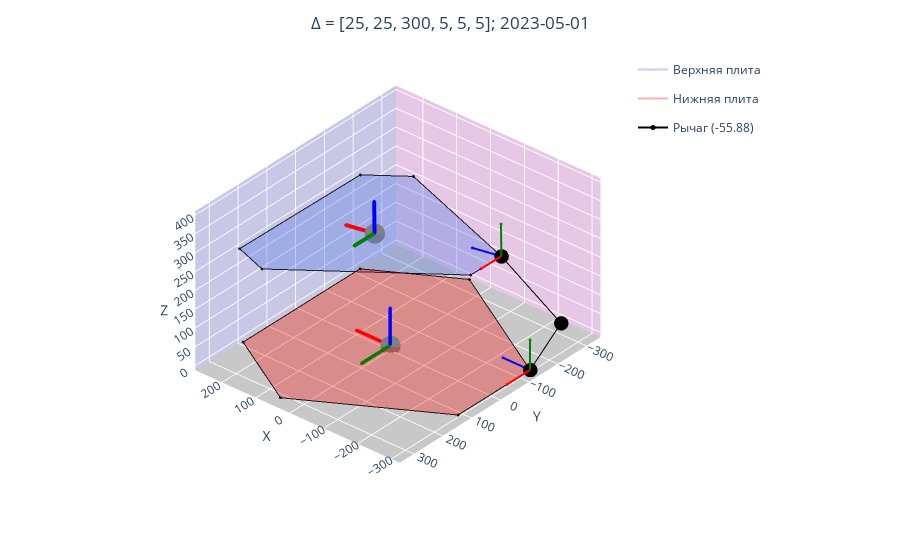

Here is the notebook cell this chart was saved with:
### Markdown cell above
В '3. Transfer_matrix.ipynb' мы нашли точки пересечения тяг и рычагов. Теперь мы найдём углы **нижних** шаровых опор тяг.

Отрисуем предыдущий результат:

### Code cell
lower_points, upper_points, move_upper_CS, global_coordinate_system_upper_plate, local_coordinate_system_lower_point, local_coordinate_system_upper_point, arm_angle, global_cross_coordinates, matrix_move_lower_plate, local_cross_coordinates, matrix_move_upper_plate = main_for_4(
    25, 25, 300, 5, 5, 5)

fig = go.Figure()

graph = Graph(fig, lower_points, upper_points, move_upper_CS)
graph.upper_plate()
graph.lower_plate()

graph.coordinate_system(global_coordinate_system_upper_plate, 7, 1)
graph.coordinate_system_lower_plate()

counter = 1

for i in range(counter):
    graph.coordinate_system(local_coordinate_system_lower_point[i], i)
    graph.coordinate_system(local_coordinate_system_upper_point[i], i)
    graph.legs(i, f"group{i}", arm_angle, global_cross_coordinates)

graph.title()
graph.decor()

fig.show()

### Figure 1 — Plotly figure (JSON) as saved in the notebook; plotly's stock layout.template omitted (floating-point values rounded to 4 significant figures)
{"data": [{"legendgroup": "group7", "marker": {"color": "royalblue", "colorscale": [[0, "#440154"], [0.1111, "#482878"], [0.2222, "#3e4989"], [0.3333, "#31688e"], [0.4444, "#26828e"], [0.5556, "#1f9e89"], [0.6667, "#35b779"], [0.7778, "#6ece58"], [0.8889, "#b5de2b"], [1, "#fde725"]], "size": 1}, "name": "Верхняя плита", "opacity": 0.3, "showlegend": true, "surfaceaxis": 2, "type": "scatter3d", "x": [-274.5, 151.5, 249.4, 208.4, 100.1, -284.9, -274.5], "y": [-63.48, -258.8, -189.5, 278.3, 328.0, 55.53, -63.48], "z": [318.6, 264.1, 261.5, 306.1, 319.9, 329.9, 318.6]}, {"legendgroup": "group7", "marker": {"color": "black", "colorscale": [[0, "#440154"], [0.1111, "#482878"], [0.2222, "#3e4989"], [0.3333, "#31688e"], [0.4444, "#26828e"], [0.5556, "#1f9e89"], [0.6667, "#35b779"], [0.7778, "#6ece58"], [0.8889, "#b5de2b"], [1, "#fde725"]], "size": 1}, "opacity": 0.8, "showlegend": false, "surfaceaxis": -1, "type": "scatter3d", "x": [-274.5, 151.5, 249.4, 208.4, 100.1, -284.9, -274.5], "y": [-63.48, -258.8, -189.5, 278.3, 328.0, 55.53, -63.48], "z": [318.6, 264.1, 261.5, 306.1, 319.9, 329.9, 318.6]}, {"legendgroup": "group8", "marker": {"color": "red", "colorscale": [[0, "#440154"], [0.1111, "#482878"], [0.2222, "#3e4989"], [0.3333, "#31688e"], [0.4444, "#26828e"], [0.5556, "#1f9e89"], [0.6667, "#35b779"], [0.7778, "#6ece58"], [0.8889, "#b5de2b"], [1, "#fde725"]], "size": 1}, "name": "Нижняя плита", "opacity": 0.3, "showlegend": true, "surfaceaxis": 2, "type": "scatter3d", "x": [-307, 45.25, 261.8, 261.8, 45.25, -307, -307], "y": [-125, -328.4, -203.4, 203.4, 328.4, 125, -125], "z": [0, 0, 0, 0, 0, 0, 0]}, {"legendgroup": "group8", "marker": {"color": "black", "colorscale": [[0, "#440154"], [0.1111, "#482878"], [0.2222, "#3e4989"], [0.3333, "#31688e"], [0.4444, "#26828e"], [0.5556, "#1f9e89"], [0.6667, "#35b779"], [0.7778, "#6ece58"], [0.8889, "#b5de2b"], [1, "#fde725"]], "size": 1}, "opacity": 0.8, "showlegend": false, "surfaceaxis": -1, "type": "scatter3d", "x": [-307, 45.25, 261.8, 261.8, 45.25, -307, -307], "y": [-125, -328.4, -203.4, 203.4, 328.4, 125, -125], "z": [0, 0, 0, 0, 0, 0, 0]}, {"legendgroup": "group7", "marker": {"color": "gray", "colorscale": [[0, "#440154"], [0.1111, "#482878"], [0.2222, "#3e4989"], [0.3333, "#31688e"], [0.4444, "#26828e"], [0.5556, "#1f9e89"], [0.6667, "#35b779"], [0.7778, "#6ece58"], [0.8889, "#b5de2b"], [1, "#fde725"]], "size": 7}, "opacity": 1, "showlegend": false, "type": "scatter3d", "x": [25], "y": [25], "z": [300]}, {"legendgroup": "group7", "line": {"width": 8}, "marker": {"color": "red", "colorscale": [[0, "#440154"], [0.1111, "#482878"], [0.2222, "#3e4989"], [0.3333, "#31688e"], [0.4444, "#26828e"], [0.5556, "#1f9e89"], [0.6667, "#35b779"], [0.7778, "#6ece58"], [0.8889, "#b5de2b"], [1, "#fde725"]], "size": 1}, "opacity": 1, "showlegend": false, "type": "scatter3d", "x": [25, 104.4], "y": [25, 32.55], "z": [300, 293.7]}, {"legendgroup": "group7", "line": {"width": 8}, "marker": {"color": "green", "colorscale": [[0, "#440154"], [0.1111, "#482878"], [0.2222, "#3e4989"], [0.3333, "#31688e"], [0.4444, "#26828e"], [0.5556, "#1f9e89"], [0.6667, "#35b779"], [0.7778, "#6ece58"], [0.8889, "#b5de2b"], [1, "#fde725"]], "size": 1}, "opacity": 1, "showlegend": false, "type": "scatter3d", "x": [25, 18.05], "y": [25, 104.3], "z": [300, 307.6]}, {"legendgroup": "group7", "line": {"width": 8}, "marker": {"color": "blue", "colorscale": [[0, "#440154"], [0.1111, "#482878"], [0.2222, "#3e4989"], [0.3333, "#31688e"], [0.4444, "#26828e"], [0.5556, "#1f9e89"], [0.6667, "#35b779"], [0.7778, "#6ece58"], [0.8889, "#b5de2b"], [1, "#fde725"]], "size": 1}, "opacity": 1, "showlegend": false, "type": "scatter3d", "x": [25, 31.97], "y": [25, 18.05], "z": [300, 379.4]}, {"legendgroup": "group8", "line": {"width": 7}, "marker": {"color": "red", "colorscale": [[0, "#440154"], [0.1111, "#482878"], [0.2222, "#3e4989"], [0.3333, "#31688e"], [0.4444, "#26828e"], [0.5556, "#1f9e89"], [0.6667, "#35b779"], [0.7778, "#6ece58"], [0.8889, "#b5de2b"], [1, "#fde725"]], "size": 1}, "opacity": 1, "showlegend": false, "type": "scatter3d", "x": [0, 100], "y": [0, 0], "z": [0, 0]}, {"legendgroup": "group8", "line": {"width": 7}, "marker": {"color": "green", "colorscale": [[0, "#440154"], [0.1111, "#482878"], [0.2222, "#3e4989"], [0.3333, "#31688e"], [0.4444, "#26828e"], [0.5556, "#1f9e89"], [0.6667, "#35b779"], [0.7778, "#6ece58"], [0.8889, "#b5de2b"], [1, "#fde725"]], "size": 1}, "opacity": 1, "showlegend": false, "type": "scatter3d", "x": [0, 0], "y": [0, 100], "z": [0, 0]}, {"legendgroup": "group8", "line": {"width": 7}, "marker": {"color": "blue", "colorscale": [[0, "#440154"], [0.1111, "#482878"], [0.2222, "#3e4989"], [0.3333, "#31688e"], [0.4444, "#26828e"], [0.5556, "#1f9e89"], [0.6667, "#35b779"], [0.7778, "#6ece58"], [0.8889, "#b5de2b"], [1, "#fde725"]], "size": 1}, "opacity": 1, "showlegend": false, "type": "scatter3d", "x": [0, 0], "y": [0, 0], "z": [0, 100]}, {"legendgroup": "group8", "marker": {"color": "gray", "colorscale": [[0, "#440154"], [0.1111, "#482878"], [0.2222, "#3e4989"], [0.3333, "#31688e"], [0.4444, "#26828e"], [0.5556, "#1f9e89"], [0.6667, "#35b779"], [0.7778, "#6ece58"], [0.8889, "#b5de2b"], [1, "#fde725"]], "size": 7}, "opacity": 1, "showlegend": false, "type": "scatter3d", "x": [0], "y": [0], "z": [0]}, {"legendgroup": "group0", "marker": {"color": "gray", "colorscale": [[0, "#440154"], [0.1111, "#482878"], [0.2222, "#3e4989"], [0.3333, "#31688e"], [0.4444, "#26828e"], [0.5556, "#1f9e89"], [0.6667, "#35b779"], [0.7778, "#6ece58"], [0.8889, "#b5de2b"], [1, "#fde725"]], "size": 3}, "opacity": 1, "showlegend": false, "type": "scatter3d", "x": [-307], "y": [-125], "z": [0]}, {"legendgroup": "group0", "line": {"width": 4}, "marker": {"color": "red", "colorscale": [[0, "#440154"], [0.1111, "#482878"], [0.2222, "#3e4989"], [0.3333, "#31688e"], [0.4444, "#26828e"], [0.5556, "#1f9e89"], [0.6667, "#35b779"], [0.7778, "#6ece58"], [0.8889, "#b5de2b"], [1, "#fde725"]], "size": 1}, "opacity": 1, "showlegend": false, "type": "scatter3d", "x": [-307, -307], "y": [-125, -45], "z": [0, -4.899e-15]}, {"legendgroup": "group0", "line": {"width": 4}, "marker": {"color": "green", "colorscale": [[0, "#440154"], [0.1111, "#482878"], [0.2222, "#3e4989"], [0.3333, "#31688e"], [0.4444, "#26828e"], [0.5556, "#1f9e89"], [0.6667, "#35b779"], [0.7778, "#6ece58"], [0.8889, "#b5de2b"], [1, "#fde725"]], "size": 1}, "opacity": 1, "showlegend": false, "type": "scatter3d", "x": [-307, -307], "y": [-125, -125], "z": [0, 80]}, {"legendgroup": "group0", "line": {"width": 4}, "marker": {"color": "blue", "colorscale": [[0, "#440154"], [0.1111, "#482878"], [0.2222, "#3e4989"], [0.3333, "#31688e"], [0.4444, "#26828e"], [0.5556, "#1f9e89"], [0.6667, "#35b779"], [0.7778, "#6ece58"], [0.8889, "#b5de2b"], [1, "#fde725"]], "size": 1}, "opacity": 1, "showlegend": false, "type": "scatter3d", "x": [-307, -227], "y": [-125, -125], "z": [0, 4.899e-15]}, {"legendgroup": "group0", "marker": {"color": "gray", "colorscale": [[0, "#440154"], [0.1111, "#482878"], [0.2222, "#3e4989"], [0.3333, "#31688e"], [0.4444, "#26828e"], [0.5556, "#1f9e89"], [0.6667, "#35b779"], [0.7778, "#6ece58"], [0.8889, "#b5de2b"], [1, "#fde725"]], "size": 3}, "opacity": 1, "showlegend": false, "type": "scatter3d", "x": [-274.5], "y": [-63.48], "z": [318.6]}, {"legendgroup": "group0", "line": {"width": 4}, "marker": {"color": "red", "colorscale": [[0, "#440154"], [0.1111, "#482878"], [0.2222, "#3e4989"], [0.3333, "#31688e"], [0.4444, "#26828e"], [0.5556, "#1f9e89"], [0.6667, "#35b779"], [0.7778, "#6ece58"], [0.8889, "#b5de2b"], [1, "#fde725"]], "size": 1}, "opacity": 1, "showlegend": false, "type": "scatter3d", "x": [-274.5, -281.4], "y": [-63.48, 15.86], "z": [318.6, 326.1]}, {"legendgroup": "group0", "line": {"width": 4}, "marker": {"color": "green", "colorscale": [[0, "#440154"], [0.1111, "#482878"], [0.2222, "#3e4989"], [0.3333, "#31688e"], [0.4444, "#26828e"], [0.5556, "#1f9e89"], [0.6667, "#35b779"], [0.7778, "#6ece58"], [0.8889, "#b5de2b"], [1, "#fde725"]], "size": 1}, "opacity": 1, "showlegend": false, "type": "scatter3d", "x": [-274.5, -267.5], "y": [-63.48, -70.43], "z": [318.6, 398.0]}, {"legendgroup": "group0", "line": {"width": 4}, "marker": {"color": "blue", "colorscale": [[0, "#440154"], [0.1111, "#482878"], [0.2222, "#3e4989"], [0.3333, "#31688e"], [0.4444, "#26828e"], [0.5556, "#1f9e89"], [0.6667, "#35b779"], [0.7778, "#6ece58"], [0.8889, "#b5de2b"], [1, "#fde725"]], "size": 1}, "opacity": 1, "showlegend": false, "type": "scatter3d", "x": [-274.5, -195.1], "y": [-63.48, -55.93], "z": [318.6, 312.2]}, {"legendgroup": "group0", "line": {"width": 2}, "marker": {"color": "black", "colorscale": [[0, "#440154"], [0.1111, "#482878"], [0.2222, "#3e4989"], [0.3333, "#31688e"], [0.4444, "#26828e"], [0.5556, "#1f9e89"], [0.6667, "#35b779"], [0.7778, "#6ece58"], [0.8889, "#b5de2b"], [1, "#fde725"]], "size": 5}, "name": "Рычаг (-55.88)", "opacity": 1, "showlegend": true, "type": "scatter3d", "x": [-307, -307], "y": [-125, -232.6], "z": [0, 72.93]}, {"legendgroup": "group0", "line": {"width": 2}, "marker": {"color": "black", "colorscale": [[0, "#440154"], [0.1111, "#482878"], [0.2222, "#3e4989"], [0.3333, "#31688e"], [0.4444, "#26828e"], [0.5556, "#1f9e89"], [0.6667, "#35b779"], [0.7778, "#6ece58"], [0.8889, "#b5de2b"], [1, "#fde725"]], "size": 5}, "opacity": 1, "showlegend": false, "type": "scatter3d", "x": [-307, -274.5], "y": [-232.6, -63.48], "z": [72.93, 318.6]}], "layout": {"autosize": true, "legend": {"x": 0.7, "xanchor": "left", "y": 0.99, "yanchor": "top"}, "margin": {"b": 10, "l": 10, "r": 0, "t": 50}, "scene": {"camera": {"center": {"x": -0.3, "y": 0, "z": 0}, "eye": {"x": -2, "y": 2, "z": 1.65}, "projection": {"type": "orthographic"}}, "xaxis": {"backgroundcolor": "rgb(200, 200, 230)", "gridcolor": "white", "showbackground": true, "showspikes": false, "tickfont": {"size": 12}, "title": {"text": "X"}, "zerolinecolor": "white"}, "yaxis": {"backgroundcolor": "rgb(230, 200,230)", "gridcolor": "white", "showbackground": true, "showspikes": false, "tickfont": {"size": 12}, "title": {"text": "Y"}, "zerolinecolor": "white"}, "zaxis": {"backgroundcolor": "rgb(200, 200,200)", "gridcolor": "white", "showbackground": true, "tickfont": {"size": 12}, "title": {"text": "Z"}, "zerolinecolor": "white"}}, "title": {"text": "Δ = [25, 25, 300, 5, 5, 5]; 2023-05-01", "x": 0.5, "xanchor": "center", "y": 0.97, "yanchor": "top"}}}
